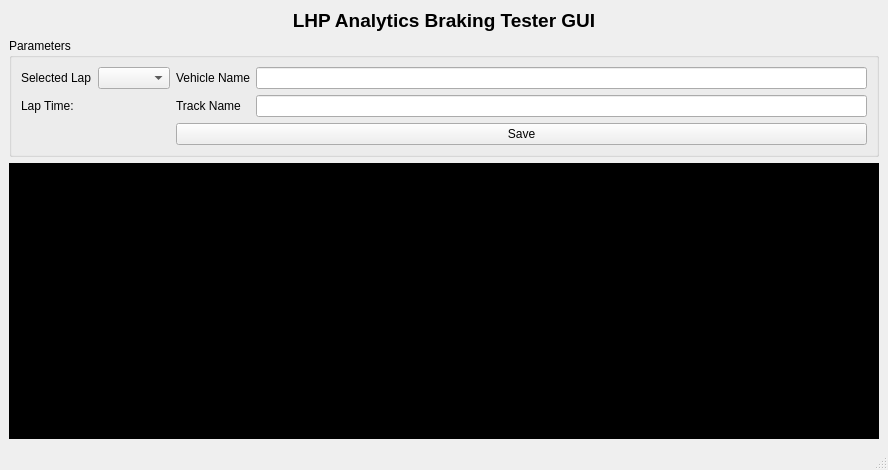
<?xml version="1.0" encoding="UTF-8"?>
<ui version="4.0">
 <class>MainWindow</class>
 <widget class="QMainWindow" name="MainWindow">
  <property name="geometry">
   <rect>
    <x>0</x>
    <y>0</y>
    <width>888</width>
    <height>470</height>
   </rect>
  </property>
  <property name="windowTitle">
   <string>MainWindow</string>
  </property>
  <widget class="QWidget" name="centralwidget">
   <layout class="QGridLayout" name="gridLayout_5">
    <item row="0" column="0">
     <layout class="QGridLayout" name="gridLayout_4">
      <item row="1" column="1">
       <widget class="QGroupBox" name="groupBox">
        <property name="title">
         <string>Parameters</string>
        </property>
        <layout class="QGridLayout" name="gridLayout_3">
         <item row="0" column="0">
          <layout class="QGridLayout" name="gridLayout_2">
           <item row="0" column="0">
            <widget class="QLabel" name="label_2">
             <property name="text">
              <string>Selected Lap</string>
             </property>
            </widget>
           </item>
           <item row="0" column="1">
            <widget class="QComboBox" name="lapBox"/>
           </item>
           <item row="1" column="0">
              <widget class="QLabel" name="time_header">
               <property name="text">
                <string>Lap Time: </string>
               </property>
              </widget>
             </item>
           <item row="1" column="1">
              <widget class="QLabel" name="time_label">
               <property name="text">
                <string></string>
               </property>
              </widget>
             </item>
           <item row="2" column="1">
              <widget class="QLabel" name="empty_label">
               <property name="text">
                <string></string>
               </property>
              </widget>
             </item>
          </layout>
         </item>
         <item row="0" column="1">
          <layout class="QVBoxLayout" name="verticalLayout">
           <item>
            <layout class="QGridLayout" name="gridLayout">
             <item row="0" column="0">
              <widget class="QLabel" name="label_5">
               <property name="text">
                <string>Vehicle Name</string>
               </property>
              </widget>
             </item>
             <item row="0" column="1">
              <widget class="QLineEdit" name="lineEdit_vehicle">
               <property name="text">
                <string></string>
               </property>
              </widget>
             </item>
             <item row="1" column="0">
              <widget class="QLabel" name="label_6">
               <property name="text">
                <string>Track Name</string>
               </property>
              </widget>
             </item>
             <item row="1" column="1">
              <widget class="QLineEdit" name="lineEdit_track">
               <property name="text">
                <string></string>
               </property>
              </widget>
             </item>
            </layout>
           </item>
           <item>
            <widget class="QPushButton" name="pushButton">
             <property name="text">
              <string>Save</string>
             </property>
            </widget>
           </item>
          </layout>
         </item>
        </layout>
       </widget>
      </item>
      <item row="2" column="1">
       <widget class="QWidget" name="widget" native="true">
        <property name="styleSheet">
         <string notr="true">background-color: rgb(0, 0, 0);</string>
        </property>
       </widget>
      </item>
      <item row="0" column="1">
       <widget class="QLabel" name="label">
        <property name="text">
         <string>&lt;html&gt;&lt;head/&gt;&lt;body&gt;&lt;p&gt;&lt;span style=&quot; font-size:14pt; font-weight:600;&quot;&gt;LHP Analytics Braking Tester GUI&lt;/span&gt;&lt;/p&gt;&lt;/body&gt;&lt;/html&gt;</string>
        </property>
        <property name="alignment">
         <set>Qt::AlignCenter</set>
        </property>
       </widget>
      </item>
      <item row="3" column="1">
       <spacer name="horizontalSpacer">
        <property name="orientation">
         <enum>Qt::Horizontal</enum>
        </property>
        <property name="sizeHint" stdset="0">
         <size>
          <width>778</width>
          <height>0</height>
         </size>
        </property>
       </spacer>
      </item>
      <item row="2" column="0">
       <spacer name="verticalSpacer">
        <property name="orientation">
         <enum>Qt::Vertical</enum>
        </property>
        <property name="sizeHint" stdset="0">
         <size>
          <width>0</width>
          <height>40</height>
         </size>
        </property>
       </spacer>
      </item>
     </layout>
    </item>
   </layout>
  </widget>
  <widget class="QStatusBar" name="statusbar"/>
   <widget class="QStatusBar" name="statusbar"/>
 </widget>
 <resources/>
 <connections/>
</ui>
